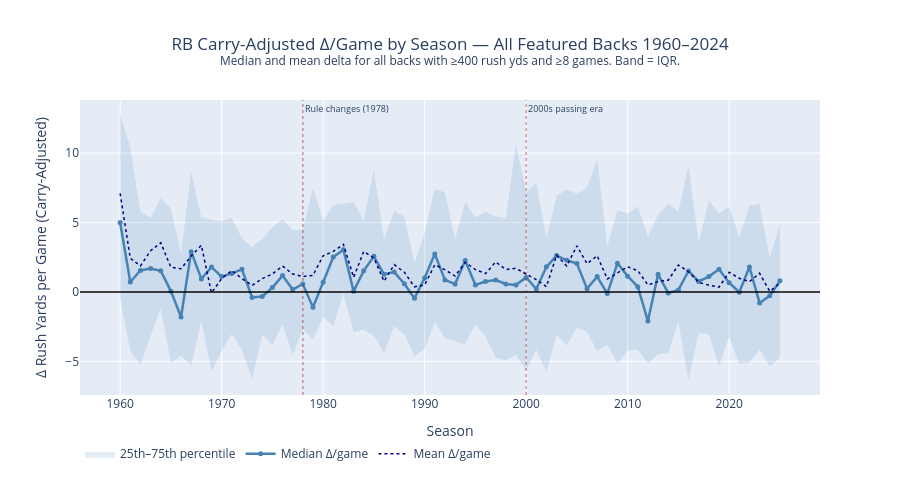

The notebook cell this image was saved under:
### Markdown cell above
---
# Chart 5 — Era Comparison: How Has RB Efficiency Changed Over Time?

The game has changed. Modern defenses are faster and more exotic; modern offenses spread the field.
Does the average featured back outperform expectations more or less than in previous eras?

Each year: median and mean carry-adjusted Δ/game for all featured backs that season.

### Code cell
era_trend = (
    rb_featured
    .groupby('season')
    .agg(
        n_backs    = ('player_name', 'count'),
        mean_delta = ('delta_rush_yds_pg', 'mean'),
        med_delta  = ('delta_rush_yds_pg', 'median'),
        p25_delta  = ('delta_rush_yds_pg', lambda x: x.quantile(0.25)),
        p75_delta  = ('delta_rush_yds_pg', lambda x: x.quantile(0.75)),
        mean_yds   = ('total_rush_yds', 'mean'),
    ).reset_index()
)

fig5 = go.Figure()

# IQR band
fig5.add_trace(go.Scatter(
    x=list(era_trend['season']) + list(era_trend['season'])[::-1],
    y=list(era_trend['p75_delta']) + list(era_trend['p25_delta'])[::-1],
    fill='toself',
    fillcolor='rgba(70,130,180,0.15)',
    line=dict(color='rgba(255,255,255,0)'),
    name='25th–75th percentile',
    hoverinfo='skip',
))

# Median line
fig5.add_trace(go.Scatter(
    x=era_trend['season'],
    y=era_trend['med_delta'],
    mode='lines+markers',
    line=dict(color='steelblue', width=2.5),
    marker=dict(size=5),
    name='Median Δ/game',
    hovertemplate=(
        '<b>%{x}</b><br>Median Δ/game: %{y:.1f}<br>'
        'N backs: ' + era_trend['n_backs'].astype(str) +
        '<extra></extra>'
    ),
))

# Mean line
fig5.add_trace(go.Scatter(
    x=era_trend['season'],
    y=era_trend['mean_delta'],
    mode='lines',
    line=dict(color='navy', width=1.5, dash='dot'),
    name='Mean Δ/game',
    hoverinfo='skip',
))

fig5.add_hline(y=0, line_color='black', line_width=1.5)

# Era markers
for yr, lbl in [(1978, 'Rule changes\n(1978)'), (2000, '2000s passing era')]:
    fig5.add_vline(x=yr, line_dash='dot', line_color='rgba(150,0,0,0.4)', line_width=1.5,
                   annotation_text=lbl, annotation_position='top right',
                   annotation_font_size=9)

fig5.update_layout(
    title=dict(text='RB Carry-Adjusted Δ/Game by Season — All Featured Backs 1960–2024<br>'
                    '<sup>Median and mean delta for all backs with ≥400 rush yds and ≥8 games. Band = IQR.</sup>',
               x=0.5),
    xaxis=dict(title='Season'),
    yaxis=dict(title='Δ Rush Yards per Game (Carry-Adjusted)'),
    height=480,
    hovermode='x unified',
    legend=dict(orientation='h', y=-0.15),
)
fig5.show()

### Figure 1 — Plotly figure (JSON) as saved in the notebook; plotly's stock layout.template omitted (floating-point values rounded to 4 significant figures; data arrays with more than 128 entries replaced by an {"elided": "..."} marker saying what was removed)
{"data": [{"fill": "toself", "fillcolor": "rgba(70,130,180,0.15)", "hoverinfo": "skip", "line": {"color": "rgba(255,255,255,0)"}, "name": "25th–75th percentile", "type": "scatter", "x": {"elided": "132 int values"}, "y": {"elided": "132 float values"}}, {"hovertemplate": ["<b>%{x}</b><br>Median Δ/game: %{y:.1f}<br>N backs: 11<extra></extra>", "<b>%{x}</b><br>Median Δ/game: %{y:.1f}<br>N backs: 14<extra></extra>", "<b>%{x}</b><br>Median Δ/game: %{y:.1f}<br>N backs: 22<extra></extra>", "<b>%{x}</b><br>Median Δ/game: %{y:.1f}<br>N backs: 22<extra></extra>", "<b>%{x}</b><br>Median Δ/game: %{y:.1f}<br>N backs: 21<extra></extra>", "<b>%{x}</b><br>Median Δ/game: %{y:.1f}<br>N backs: 21<extra></extra>", "<b>%{x}</b><br>Median Δ/game: %{y:.1f}<br>N backs: 18<extra></extra>", "<b>%{x}</b><br>Median Δ/game: %{y:.1f}<br>N backs: 18<extra></extra>", "<b>%{x}</b><br>Median Δ/game: %{y:.1f}<br>N backs: 23<extra></extra>", "<b>%{x}</b><br>Median Δ/game: %{y:.1f}<br>N backs: 21<extra></extra>", "<b>%{x}</b><br>Median Δ/game: %{y:.1f}<br>N backs: 34<extra></extra>", "<b>%{x}</b><br>Median Δ/game: %{y:.1f}<br>N backs: 42<extra></extra>", "<b>%{x}</b><br>Median Δ/game: %{y:.1f}<br>N backs: 42<extra></extra>", "<b>%{x}</b><br>Median Δ/game: %{y:.1f}<br>N backs: 44<extra></extra>", "<b>%{x}</b><br>Median Δ/game: %{y:.1f}<br>N backs: 37<extra></extra>", "<b>%{x}</b><br>Median Δ/game: %{y:.1f}<br>N backs: 40<extra></extra>", "<b>%{x}</b><br>Median Δ/game: %{y:.1f}<br>N backs: 49<extra></extra>", "<b>%{x}</b><br>Median Δ/game: %{y:.1f}<br>N backs: 49<extra></extra>", "<b>%{x}</b><br>Median Δ/game: %{y:.1f}<br>N backs: 54<extra></extra>", "<b>%{x}</b><br>Median Δ/game: %{y:.1f}<br>N backs: 50<extra></extra>", "<b>%{x}</b><br>Median Δ/game: %{y:.1f}<br>N backs: 43<extra></extra>", "<b>%{x}</b><br>Median Δ/game: %{y:.1f}<br>N backs: 42<extra></extra>", "<b>%{x}</b><br>Median Δ/game: %{y:.1f}<br>N backs: 25<extra></extra>", "<b>%{x}</b><br>Median Δ/game: %{y:.1f}<br>N backs: 48<extra></extra>", "<b>%{x}</b><br>Median Δ/game: %{y:.1f}<br>N backs: 45<extra></extra>", "<b>%{x}</b><br>Median Δ/game: %{y:.1f}<br>N backs: 42<extra></extra>", "<b>%{x}</b><br>Median Δ/game: %{y:.1f}<br>N backs: 39<extra></extra>", "<b>%{x}</b><br>Median Δ/game: %{y:.1f}<br>N backs: 37<extra></extra>", "<b>%{x}</b><br>Median Δ/game: %{y:.1f}<br>N backs: 49<extra></extra>", "<b>%{x}</b><br>Median Δ/game: %{y:.1f}<br>N backs: 38<extra></extra>", "<b>%{x}</b><br>Median Δ/game: %{y:.1f}<br>N backs: 43<extra></extra>", "<b>%{x}</b><br>Median Δ/game: %{y:.1f}<br>N backs: 41<extra></extra>", "<b>%{x}</b><br>Median Δ/game: %{y:.1f}<br>N backs: 40<extra></extra>", "<b>%{x}</b><br>Median Δ/game: %{y:.1f}<br>N backs: 40<extra></extra>", "<b>%{x}</b><br>Median Δ/game: %{y:.1f}<br>N backs: 35<extra></extra>", "<b>%{x}</b><br>Median Δ/game: %{y:.1f}<br>N backs: 39<extra></extra>", "<b>%{x}</b><br>Median Δ/game: %{y:.1f}<br>N backs: 41<extra></extra>", "<b>%{x}</b><br>Median Δ/game: %{y:.1f}<br>N backs: 41<extra></extra>", "<b>%{x}</b><br>Median Δ/game: %{y:.1f}<br>N backs: 35<extra></extra>", "<b>%{x}</b><br>Median Δ/game: %{y:.1f}<br>N backs: 37<extra></extra>", "<b>%{x}</b><br>Median Δ/game: %{y:.1f}<br>N backs: 31<extra></extra>", "<b>%{x}</b><br>Median Δ/game: %{y:.1f}<br>N backs: 40<extra></extra>", "<b>%{x}</b><br>Median Δ/game: %{y:.1f}<br>N backs: 41<extra></extra>", "<b>%{x}</b><br>Median Δ/game: %{y:.1f}<br>N backs: 42<extra></extra>", "<b>%{x}</b><br>Median Δ/game: %{y:.1f}<br>N backs: 39<extra></extra>", "<b>%{x}</b><br>Median Δ/game: %{y:.1f}<br>N backs: 37<extra></extra>", "<b>%{x}</b><br>Median Δ/game: %{y:.1f}<br>N backs: 45<extra></extra>", "<b>%{x}</b><br>Median Δ/game: %{y:.1f}<br>N backs: 44<extra></extra>", "<b>%{x}</b><br>Median Δ/game: %{y:.1f}<br>N backs: 45<extra></extra>", "<b>%{x}</b><br>Median Δ/game: %{y:.1f}<br>N backs: 43<extra></extra>", "<b>%{x}</b><br>Median Δ/game: %{y:.1f}<br>N backs: 41<extra></extra>", "<b>%{x}</b><br>Median Δ/game: %{y:.1f}<br>N backs: 45<extra></extra>", "<b>%{x}</b><br>Median Δ/game: %{y:.1f}<br>N backs: 38<extra></extra>", "<b>%{x}</b><br>Median Δ/game: %{y:.1f}<br>N backs: 39<extra></extra>", "<b>%{x}</b><br>Median Δ/game: %{y:.1f}<br>N backs: 40<extra></extra>", "<b>%{x}</b><br>Median Δ/game: %{y:.1f}<br>N backs: 38<extra></extra>", "<b>%{x}</b><br>Median Δ/game: %{y:.1f}<br>N backs: 39<extra></extra>", "<b>%{x}</b><br>Median Δ/game: %{y:.1f}<br>N backs: 37<extra></extra>", "<b>%{x}</b><br>Median Δ/game: %{y:.1f}<br>N backs: 40<extra></extra>", "<b>%{x}</b><br>Median Δ/game: %{y:.1f}<br>N backs: 39<extra></extra>", "<b>%{x}</b><br>Median Δ/game: %{y:.1f}<br>N backs: 42<extra></extra>", "<b>%{x}</b><br>Median Δ/game: %{y:.1f}<br>N backs: 41<extra></extra>", "<b>%{x}</b><br>Median Δ/game: %{y:.1f}<br>N backs: 38<extra></extra>", "<b>%{x}</b><br>Median Δ/game: %{y:.1f}<br>N backs: 42<extra></extra>", "<b>%{x}</b><br>Median Δ/game: %{y:.1f}<br>N backs: 40<extra></extra>", "<b>%{x}</b><br>Median Δ/game: %{y:.1f}<br>N backs: 43<extra></extra>"], "line": {"color": "steelblue", "width": 2.5}, "marker": {"size": 5}, "mode": "lines+markers", "name": "Median Δ/game", "type": "scatter", "x": [1960, 1961, 1962, 1963, 1964, 1965, 1966, 1967, 1968, 1969, 1970, 1971, 1972, 1973, 1974, 1975, 1976, 1977, 1978, 1979, 1980, 1981, 1982, 1983, 1984, 1985, 1986, 1987, 1988, 1989, 1990, 1991, 1992, 1993, 1994, 1995, 1996, 1997, 1998, 1999, 2000, 2001, 2002, 2003, 2004, 2005, 2006, 2007, 2008, 2009, 2010, 2011, 2012, 2013, 2014, 2015, 2016, 2017, 2018, 2019, 2020, 2021, 2022, 2023, 2024, 2025], "y": [5.0, 0.715, 1.545, 1.695, 1.53, 0.06, -1.8, 2.895, 0.94, 1.79, 1.105, 1.335, 1.63, -0.4, -0.33, 0.315, 1.18, 0.17, 0.575, -1.105, 0.7, 2.51, 3.04, 0.06, 1.52, 2.57, 1.27, 1.43, 0.59, -0.46, 1.01, 2.73, 0.87, 0.565, 2.26, 0.51, 0.75, 0.86, 0.58, 0.51, 1.04, 0.215, 1.81, 2.62, 2.28, 2.05, 0.24, 1.105, -0.12, 2.07, 1.14, 0.38, -2.095, 1.27, -0.08, 0.15, 1.51, 0.76, 1.105, 1.63, 0.67, -0.02, 1.8, -0.79, -0.28, 0.8]}, {"hoverinfo": "skip", "line": {"color": "navy", "dash": "dot", "width": 1.5}, "mode": "lines", "name": "Mean Δ/game", "type": "scatter", "x": [1960, 1961, 1962, 1963, 1964, 1965, 1966, 1967, 1968, 1969, 1970, 1971, 1972, 1973, 1974, 1975, 1976, 1977, 1978, 1979, 1980, 1981, 1982, 1983, 1984, 1985, 1986, 1987, 1988, 1989, 1990, 1991, 1992, 1993, 1994, 1995, 1996, 1997, 1998, 1999, 2000, 2001, 2002, 2003, 2004, 2005, 2006, 2007, 2008, 2009, 2010, 2011, 2012, 2013, 2014, 2015, 2016, 2017, 2018, 2019, 2020, 2021, 2022, 2023, 2024, 2025], "y": [7.093, 2.429, 1.876, 2.966, 3.55, 1.777, 1.669, 2.587, 3.36, -0.07, 0.9641, 1.54, 0.9705, 0.4691, 0.9616, 1.302, 1.864, 1.296, 1.116, 1.196, 2.61, 2.921, 3.43, 1.054, 2.917, 2.448, 0.7756, 1.964, 1.424, 0.37, 0.5095, 1.958, 1.603, 1.145, 2.139, 1.617, 1.324, 2.163, 1.616, 1.704, 1.291, 0.89, 0.3856, 2.645, 1.866, 3.321, 2.035, 2.61, 0.9327, 1.357, 1.811, 1.532, 0.5079, 0.7426, 0.848, 1.942, 1.457, 0.6916, 0.4893, 0.3438, 1.415, 0.9832, 0.7405, 1.348, 0.045, 0.6272]}], "layout": {"annotations": [{"font": {"size": 9}, "showarrow": false, "text": "Rule changes\n(1978)", "x": 1978, "xanchor": "left", "xref": "x", "y": 1, "yanchor": "top", "yref": "y domain"}, {"font": {"size": 9}, "showarrow": false, "text": "2000s passing era", "x": 2000, "xanchor": "left", "xref": "x", "y": 1, "yanchor": "top", "yref": "y domain"}], "height": 480, "hovermode": "x unified", "legend": {"orientation": "h", "y": -0.15}, "shapes": [{"line": {"color": "black", "width": 1.5}, "type": "line", "x0": 0, "x1": 1, "xref": "x domain", "y0": 0, "y1": 0, "yref": "y"}, {"line": {"color": "rgba(150,0,0,0.4)", "dash": "dot", "width": 1.5}, "type": "line", "x0": 1978, "x1": 1978, "xref": "x", "y0": 0, "y1": 1, "yref": "y domain"}, {"line": {"color": "rgba(150,0,0,0.4)", "dash": "dot", "width": 1.5}, "type": "line", "x0": 2000, "x1": 2000, "xref": "x", "y0": 0, "y1": 1, "yref": "y domain"}], "title": {"text": "RB Carry-Adjusted Δ/Game by Season — All Featured Backs 1960–2024<br><sup>Median and mean delta for all backs with ≥400 rush yds and ≥8 games. Band = IQR.</sup>", "x": 0.5}, "xaxis": {"title": {"text": "Season"}}, "yaxis": {"title": {"text": "Δ Rush Yards per Game (Carry-Adjusted)"}}}}
